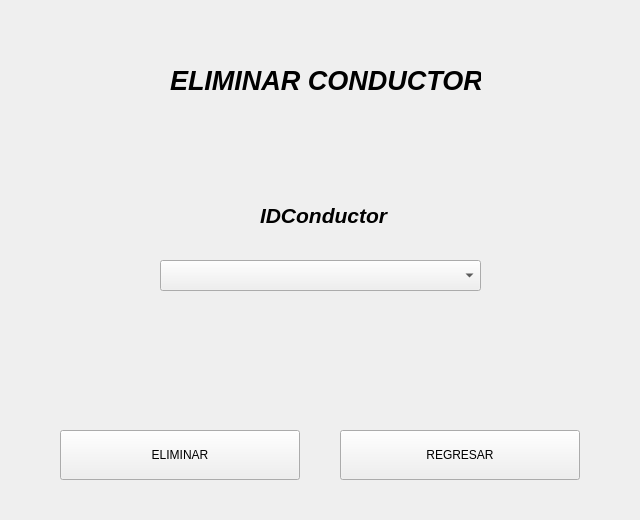
<?xml version="1.0" encoding="UTF-8"?>
<ui version="4.0">
 <class>Form</class>
 <widget class="QWidget" name="Form">
  <property name="geometry">
   <rect>
    <x>0</x>
    <y>0</y>
    <width>640</width>
    <height>520</height>
   </rect>
  </property>
  <property name="windowTitle">
   <string>Form</string>
  </property>
  <widget class="QLabel" name="labelConsultas">
   <property name="geometry">
    <rect>
     <x>170</x>
     <y>60</y>
     <width>311</width>
     <height>41</height>
    </rect>
   </property>
   <property name="font">
    <font>
     <pointsize>20</pointsize>
     <weight>75</weight>
     <italic>true</italic>
     <bold>true</bold>
    </font>
   </property>
   <property name="text">
    <string>ELIMINAR CONDUCTOR</string>
   </property>
  </widget>
  <widget class="QPushButton" name="bEliminarConductor">
   <property name="geometry">
    <rect>
     <x>60</x>
     <y>430</y>
     <width>240</width>
     <height>50</height>
    </rect>
   </property>
   <property name="text">
    <string>ELIMINAR</string>
   </property>
  </widget>
  <widget class="QLabel" name="lIDConductor">
   <property name="geometry">
    <rect>
     <x>260</x>
     <y>200</y>
     <width>131</width>
     <height>31</height>
    </rect>
   </property>
   <property name="font">
    <font>
     <pointsize>16</pointsize>
     <weight>75</weight>
     <italic>true</italic>
     <bold>true</bold>
    </font>
   </property>
   <property name="text">
    <string>IDConductor</string>
   </property>
  </widget>
  <widget class="QComboBox" name="cboxIDConductor">
   <property name="geometry">
    <rect>
     <x>160</x>
     <y>260</y>
     <width>321</width>
     <height>31</height>
    </rect>
   </property>
  </widget>
  <widget class="QPushButton" name="bRegresarEConductor">
   <property name="geometry">
    <rect>
     <x>340</x>
     <y>430</y>
     <width>240</width>
     <height>50</height>
    </rect>
   </property>
   <property name="text">
    <string>REGRESAR</string>
   </property>
  </widget>
 </widget>
 <resources/>
 <connections/>
</ui>
